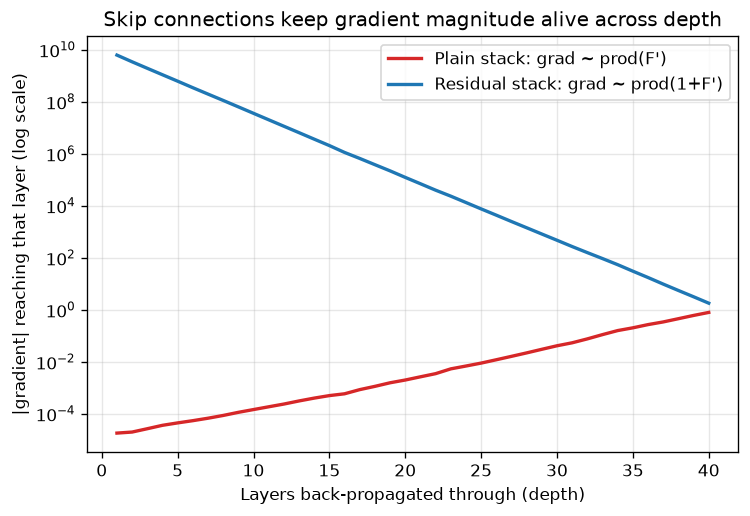

Python code for this plot:
"""
Day 42 — ResNet & residual connections
Shows how a skip connection changes the gradient magnitude flowing back
through a deep stack of layers, vs a plain (non-residual) stack.

Toy setup: a chain of N "blocks". Each plain block multiplies the incoming
gradient by a small random factor (simulating vanishing/exploding gradient
through weight matrices + activation derivatives). A residual block instead
adds 1.0 (the identity path) to that same random factor before multiplying,
which is exactly what happens in backprop through y = x + F(x):
dL/dx = dL/dy * (1 + dF/dx).
"""
import numpy as np
import matplotlib.pyplot as plt

np.random.seed(42)

N_LAYERS = 40
N_TRIALS = 30

# Per-layer local Jacobian scale: centered below 1 to mimic the classic
# vanishing-gradient regime (small weights / saturating activations).
def sample_local_grads(n_layers, n_trials):
    return np.random.normal(loc=0.75, scale=0.15, size=(n_trials, n_layers))

plain_grad_norms = np.zeros((N_TRIALS, N_LAYERS))
resnet_grad_norms = np.zeros((N_TRIALS, N_LAYERS))

for t in range(N_TRIALS):
    local = sample_local_grads(N_LAYERS, 1).flatten()

    # Plain net: gradient at layer k is the product of all local Jacobians
    # from the output back to layer k -> dL/dx_k = prod(local[k:])
    plain_cum = 1.0
    resnet_cum = 1.0
    for k in range(N_LAYERS - 1, -1, -1):
        plain_cum *= local[k]                 # y = F(x)      -> dy/dx = F'(x)
        resnet_cum *= (1.0 + local[k])         # y = x + F(x)  -> dy/dx = 1 + F'(x)
        plain_grad_norms[t, k] = abs(plain_cum)
        resnet_grad_norms[t, k] = abs(resnet_cum)

plain_mean = plain_grad_norms.mean(axis=0)
resnet_mean = resnet_grad_norms.mean(axis=0)
depth = np.arange(1, N_LAYERS + 1)

fig, ax = plt.subplots(figsize=(7, 4.5))
ax.plot(depth, plain_mean, label="Plain stack: grad ~ prod(F')", color="#d62728", linewidth=2)
ax.plot(depth, resnet_mean, label="Residual stack: grad ~ prod(1+F')", color="#1f77b4", linewidth=2)
ax.set_yscale("log")
ax.set_xlabel("Layers back-propagated through (depth)")
ax.set_ylabel("|gradient| reaching that layer (log scale)")
ax.set_title("Skip connections keep gradient magnitude alive across depth")
ax.legend()
ax.grid(True, which="both", alpha=0.3)

plt.savefig("graph_DAY_42.png", dpi=120, bbox_inches="tight")
